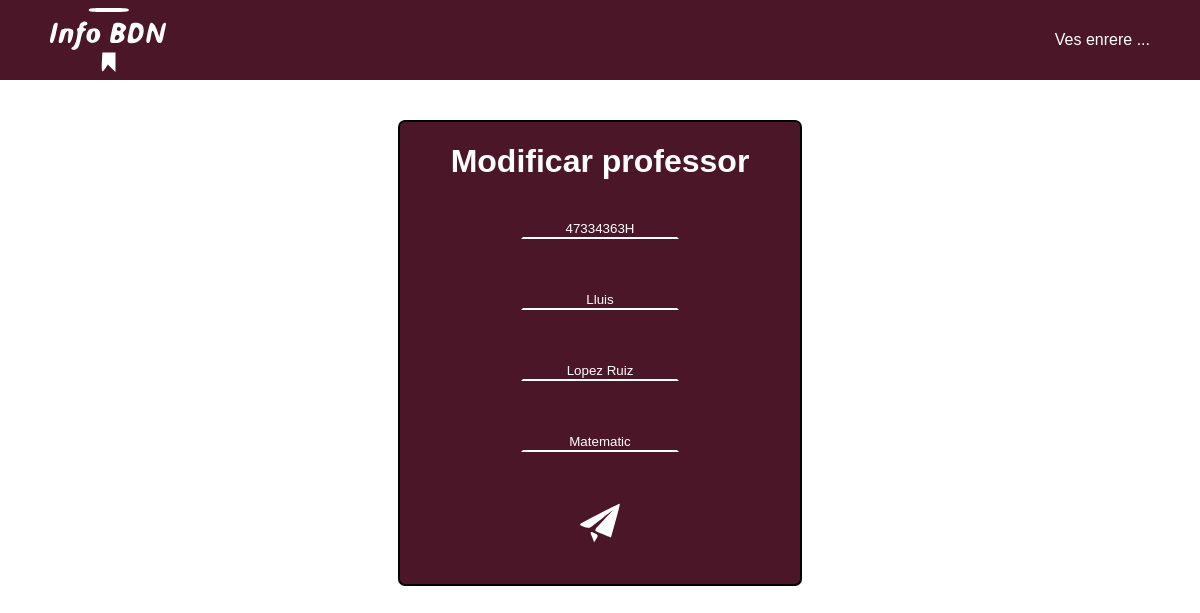
The page /index.php?controller=Professors&action=showFormEditProfessor&id=47334363H (signed in) on the database as committed earlier.
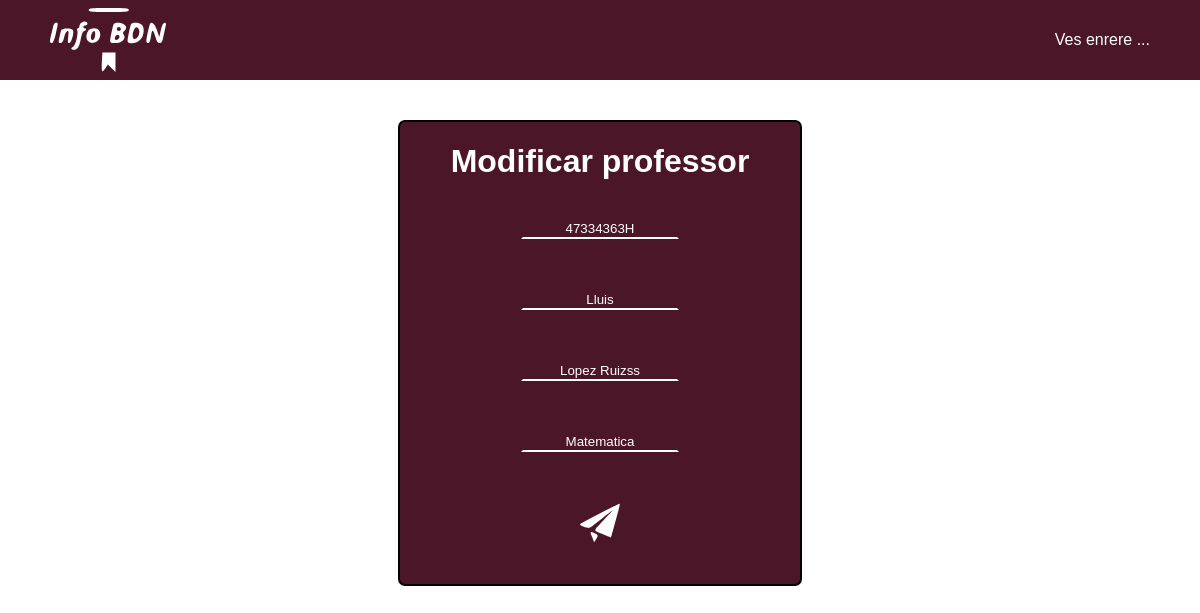
The same page on the database as committed later.
### tables this page shows
CREATE TABLE `professors` (
  `DNI` varchar(100) NOT NULL,
  `nom_prof` varchar(25) NOT NULL,
  `cog_prof` varchar(70) NOT NULL,
  `titol_prof` varchar(40) NOT NULL,
  `foto_prof` varchar(255) NOT NULL,
  `visible` tinyint(1) NOT NULL DEFAULT 0,
  `passwd_prof` varchar(255) DEFAULT NULL
);

### models/database.php (called while the page is built, shortened)
<?php
class Database{
    public function __construct(){
        $servername = "localhost";
        $dbname= "infobdn";
        $username = "root";
        $password = "";
        try{
            $this->db = new PDO("mysql:host=$servername;dbname=$dbname",$username, $password);
        }
        catch(PDOException $error)
        {
            echo "Connection failed: ". $error->getMessage();
        }
    }
}

### models/professors.php (called while the page is built, shortened)
<?php
require_once("database.php");
class Professor extends Database
{
    public function obtenerProfessor($idProfessor) {
        $consulta = $this->db->prepare("SELECT DNI, nom_prof, cog_prof, titol_prof FROM professors WHERE DNI LIKE '$idProfessor'");
        $consulta->execute();
        $resultado = $consulta->fetchAll();
        return $resultado;
    }
}

### views/Admin/Professor/formEditarProfessor.php (the view)
<?php
echo "
<!DOCTYPE html>
<html lang='ca'>
    <head>
        <meta charset='UTF-8'>
        <meta http-equiv='X-UA-Compatible' content='IE=edge'>
        <meta name='viewport' content='width=device-width, initial-scale=1.0'>
        <title>Menu administrador: Professors</title>
        <link rel='stylesheet' href='css/style.css'>
    </head>
    <body>
        <div class='header'>
            <img src='img/logo.svg' alt='Logo'>
            <div class='navmenu'>
            <a href='index.php?controller=Professors&action=showProfessors'><p>Ves enrere ...</p></a>
            </div>
        </div>
        <div id='adminlog'>
            <h1>Modificar professor</h1>
            <form action='index.php?controller=Professors&action=saveFormEditProfessor' method='post' enctype='multipart/form-data'>";
                foreach ($listado as $professor) {
                    echo "<p><input type='text' name='DNI' id='DNI' value='$professor[0]' class='campoform' readonly></p>
                    <p><br><input type='text' name='nom_prof' id='nom_prof' value='$professor[1]' class='campoform'></p>
                    <p><br><input type='text' name='cog_prof' id='cog_prof' value='$professor[2]' class='campoform'></p>
                    <p><br><input type='text' name='titol_prof' id='titol_prof' value='$professor[3]' class='campoform'></input></p>
                    <p><button type='submit' class='botonform'><img src='img/sendwhitegood.svg' id='fotoenviar'></button></p>";
                }
            echo "</form>
        </div>
    </body>
</html>";

Rows that differ between the two databases and show on the page:
changed professors "Lluis": cog_prof "Lopez Ruiz" → "Lopez Ruizss"; titol_prof "Matematic" → "Matematica"
